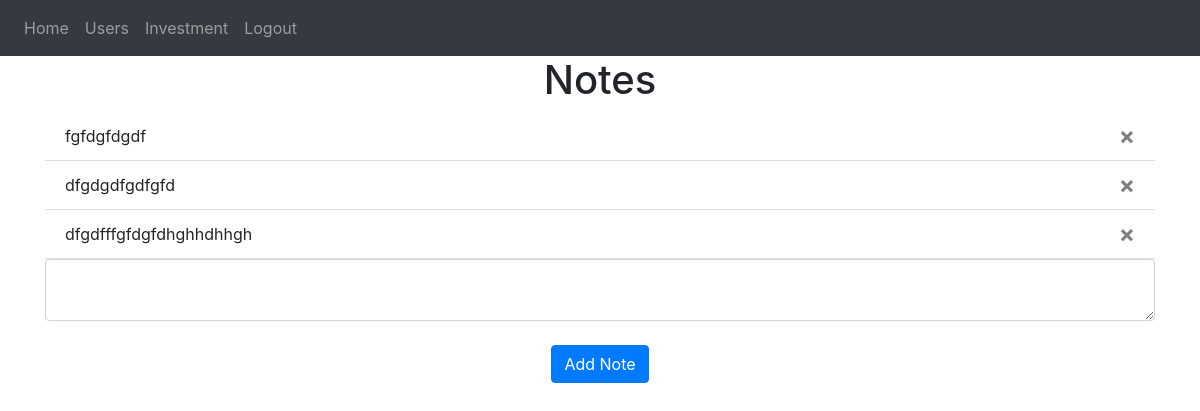
/ (signed in), run on an earlier commit of the app's database.
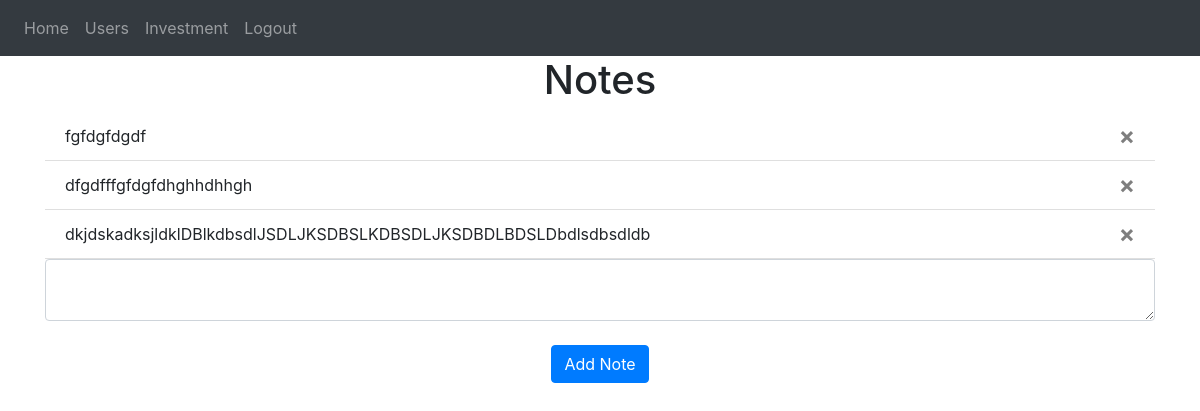
And on a later commit of the database.
### website/models.py (models this page shows)
class Note(db.Model):
    id = db.Column(db.Integer, primary_key=True)
    data = db.Column(db.String(10000))
    date = db.Column(db.DateTime(timezone=True), default=func.now())
    user_id = db.Column(db.Integer, db.ForeignKey('user.id'))

### website/views.py (the view, shortened to what this page needs)
@views.route('/', methods=['GET', 'POST'])
@login_required
def home():
    return render_template("home.html", user=current_user)

### website/__init__.py (called while the page is built)
def create_app():
    app = Flask(__name__)
    app.config['SECRET_KEY'] = 'hjshjhdjah kjshkjdhjs'
    app.config['SQLALCHEMY_DATABASE_URI'] = f'sqlite:///{DB_NAME}'
    db.init_app(app)
    from .views import views
    from .auth import auth
    app.register_blueprint(views, url_prefix='/')
    app.register_blueprint(auth, url_prefix='/')
    from .models import User, Note
    with app.app_context():
        db.create_all()
    login_manager = LoginManager()
    login_manager.login_view = 'auth.login'
    login_manager.init_app(app)
    @login_manager.user_loader
    def load_user(id):
        return User.query.get(int(id))
    return app

### website/templates/home.html
{% extends "base.html" %} {% block title %}Home{% endblock %} {% block content
%}
<h1 align="center">Notes</h1>
<ul class="list-group list-group-flush" id="notes">
  {% for note in user.notes %}
  <li class="list-group-item">
    {{ note.data }}
    <button type="button" class="close" onClick="deleteNote({{ note.id }})">
      <span aria-hidden="true">&times;</span>
    </button>
  </li>
  {% endfor %}
</ul>
<form method="POST">
  <textarea name="note" id="note" class="form-control"></textarea>
  <br />
  <div align="center">
    <button type="submit" class="btn btn-primary">Add Note</button>
  </div>
</form>
{% endblock %}

What changed in the data, as far as the page shows it:
removed Note: data "dfgdgdfgdfgfd"
added Note: data "dkjdskadksjldklDBlkdbsdlJSDLJKSDBSLKDBSDLJKSDBDLBDSLDbdlsdbsdldb"
